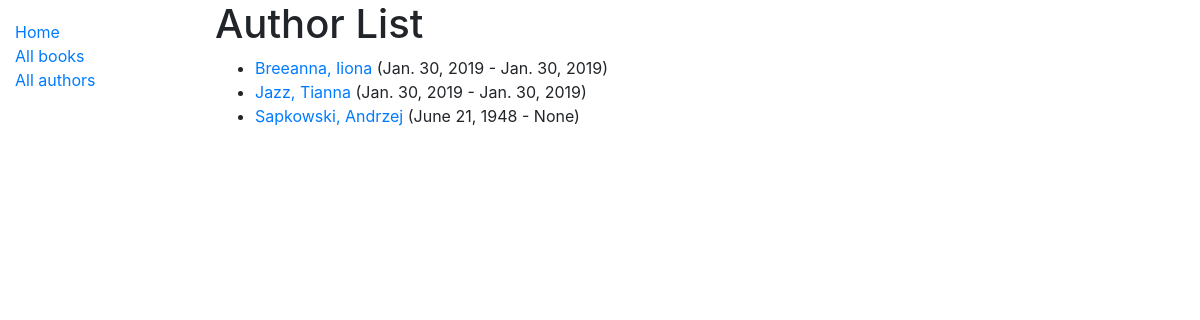
The app's page /catalog/authors/, older data.
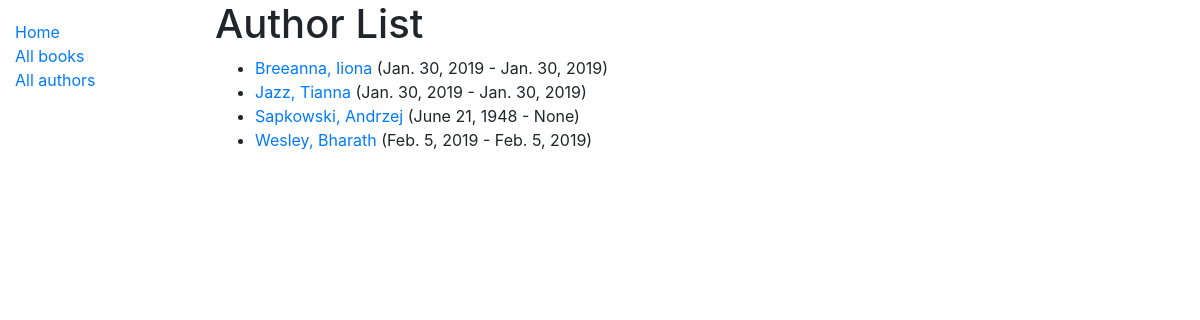
The same page, newer data.
### catalog/models.py (models this page shows)
class Author(models.Model):
    first_name = models.CharField(max_length=100)
    last_name = models.CharField(max_length=100)
    date_of_birth = models.DateField(null=True, blank=True)
    date_of_death = models.DateField('Died', null=True, blank=True)
    class Meta:
        ordering = ['last_name', 'first_name']
    def get_absolute_url(self):
        return reverse('author-detail', args=[str(self.id)])
    def __str__(self):
        return f'{self.last_name}, {self.first_name}'

### catalog/views.py (the view)
# urls.py: path('authors/', views.AuthorListView.as_view(), name ='authors'),
class AuthorListView(generic.ListView):
    model = Author
    paginate_by = 10

### catalog/templates/catalog/author_list.html
{% extends "base_generic.html" %}
{% block content %}
  <h1>Author List</h1>
  {% if author_list %}
  <ul>
    {% for author in author_list %}
      <li>
        <a href="{{ author.get_absolute_url }}">{{ author }}</a> ({{ author.date_of_birth }} - {{ author.date_of_death }})
      </li>
    {% endfor %}
  </ul>
  {% else %}
    <p>There are no authors in the library.</p>
  {% endif %}
{% endblock %}

Row changes from the older to the newer data that the page shows:
added Author: last_name+first_name "Wesley, Bharath", date_of_birth "Feb. 5, 2019", date_of_death "Feb. 5, 2019"
